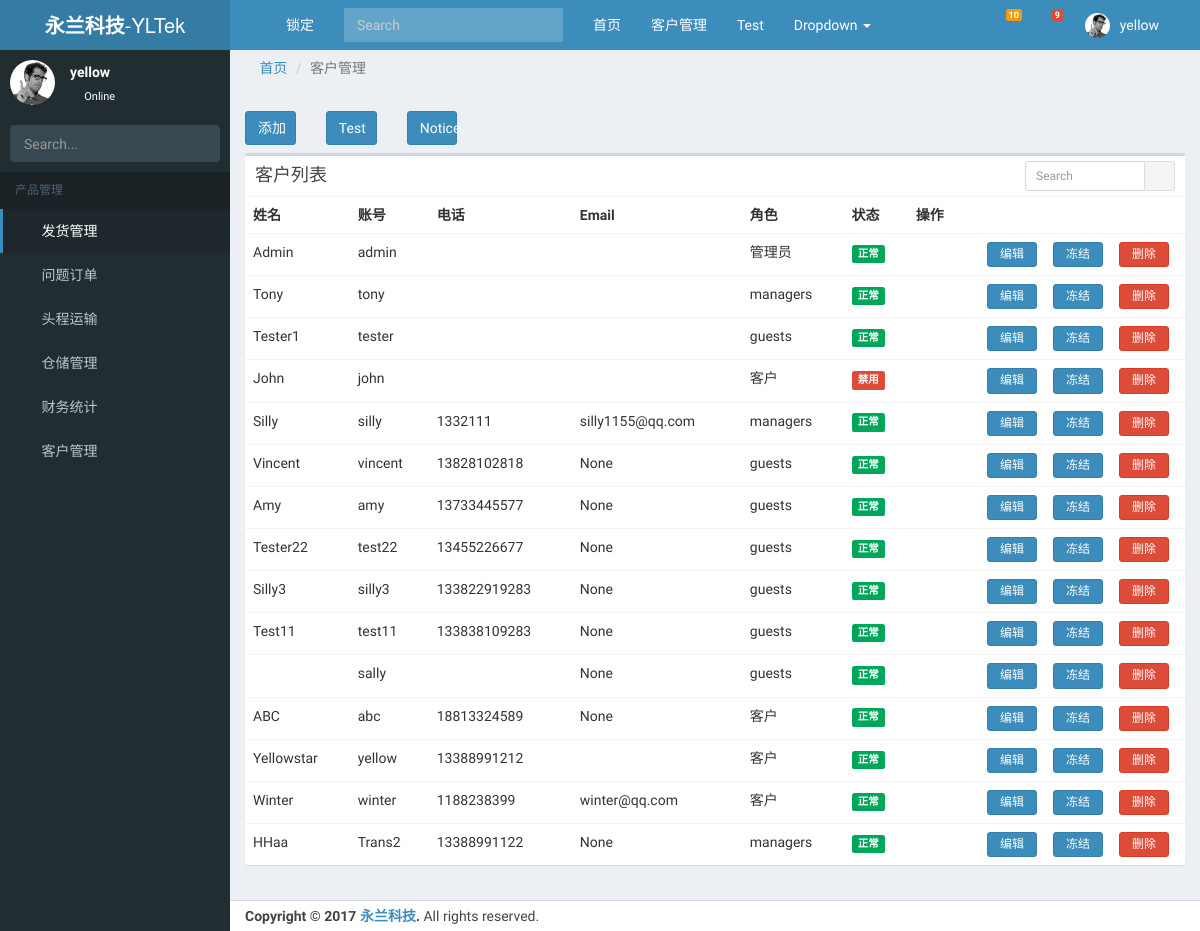
The page /erp/customer/ (signed in) on the database its author committed.
### erp/models.py (models this page shows, shortened)
class Customer(models.Model):
    user = models.OneToOneField(User, primary_key=True,on_delete=models.CASCADE)
    name = models.CharField(max_length=30,null=True, blank=True)
    role = models.ForeignKey("Role")
    phone = models.CharField(blank=True, max_length=20,null=True)
    email = models.EmailField(blank=True,null=True)
    address = models.CharField(max_length=100,null=True, blank=True)
    district = models.CharField(max_length=30,null=True, blank=True)
    country = models.ForeignKey("Country", null=True, blank=True)
    status = models.IntegerField(default=1)
    remark = models.TextField(blank=True, null=True)
    def display_name(self):
        return self.name
    def role_name(self):
        return self.role.name
    def status_name(self):
        if self.status == 0:
            return '禁用'
        else:
            return '正常'
    display_name.short_description = '姓名'
    role_name.short_description = '角色'

class Role(models.Model):
    role_type = models.IntegerField()
    name = models.CharField(max_length=20)
    class Meta:
        verbose_name = "Role"
        verbose_name_plural = "Roles"
    def display_name(self):
        return self.name
    display_name.short_description = '角色'

### erp/views.py (the view)
@login_required(redirect_field_name='/erp/login')
def customer(req):
    cutomers = Customer.objects.all()
    userform = UserForm(prefix='user')
    custform = CustForm(prefix='cust')
    return render(req, 'erp/customer.html',{'customers':cutomers,'custform':custform,'userform':userform})

### erp/forms.py (shortened to what this page needs)
class CustForm(ModelForm):
    class Meta:
        model = Customer
        fields = ['id','user','name', 'phone', 'email','country']
        widgets = {
            'user': forms.TextInput(attrs={'required': True,'placeholder':'用户名'}),
        }

class UserForm(forms.Form):
    style_class = {'class':'form-control'}
    username = forms.CharField(label='账号',max_length=20,widget=forms.TextInput(attrs=style_class))
    password = forms.CharField(required=True,label='密码', widget=forms.PasswordInput(attrs=style_class),
                          min_length=6,
                          max_length=10,
                          error_messages={'required': '密码不能为空.', 'min_length': "至少6位"})
    confirm_password = forms.CharField(required=True,label='确认密码', \
    widget=forms.PasswordInput(attrs=style_class),
                          min_length=6,
                          max_length=10,
                          error_messages={'required': '密码不能为空.', 'min_length': "至少6位"})

### erp/templates/erp/customer.html (shortened to what this page needs)
{% extends 'erp/base/main.html' %}
{% block breadcrumb %}
  <li class="active">客户管理</li>
{% endblock %}
{% block content %}
<div class="row">
  <div class="col-lg-1 col-md-3">
    <button type="button" class="topbutton btn btn-block btn-primary" data-toggle="modal" data-target="#addUser">添加</button>
  </div>
  <div class="col-lg-1 col-md-3">
    <button id="testEvent" type="button" class="topbutton btn btn-block btn-primary">Test</button>
  </div>
  <div class="col-lg-1 col-md-3">
    <button id="testbt" type="button" class="topbutton btn btn-block btn-primary">Notice</button>
  </div>
</div>
  {% include "erp/customer/list.html" %}
{% endblock %}

### erp/templates/erp/base/main.html (shortened to what this page needs)
<!DOCTYPE html>
<html>
<head>
  <link rel="stylesheet" href="/static/vendor/bootstrap336/css/bootstrap.min.css"
  <link rel="stylesheet" href="/static/css/font-awesome.min.css">
  <link rel="stylesheet" href="/static/css/ionicons.min.css">
  <link rel="stylesheet" href="/static/erp/dist/css/AdminLTE.min.css">
  <link rel="stylesheet" href="/static/erp/dist/css/skins/skin-blue.min.css">
</head>
<body class="hold-transition skin-blue sidebar-mini">
<div class="wrapper">
  {% block header %}
  {% include "erp/layout/header.html" %}
  {% endblock %}
  {% include "erp/layout/sidebar.html" %}
  <div class="content-wrapper">
    <ol class="breadcrumb" style="margin-bottom:0;background-color:#ecf0f5">
      <li><a href="/erp"><i class="fa fa-home"></i> 首页</a></li>
      {% block breadcrumb %}{% endblock %}
    </ol>
    <section class="content">
    {% block content %}{% endblock %}
    </section>
  </div>
    {% include "erp/layout/footer.html" %}
</div>
<link rel="stylesheet" href="/static/plugins/toastr/toastr.css">
<link rel="stylesheet" href="/static/plugins/jqtoast/jquery.toast.min.css">
<link rel="stylesheet" href="/static/erp/style.css">
</body>
</html>

### erp/templates/erp/layout/header.html (shortened to what this page needs)
<header class="main-header">
  <a href="/" class="logo">
    <span class="logo-lg"><b>永兰科技</b>-YLTek</span>
  </a>
  <nav class="navbar navbar-static-top" role="navigation">
    <a href="#" class="sidebar-toggle" data-toggle="offcanvas" role="button">
    </a>
    <div class="collapse navbar-collapse" id="navbar-collapse">
      <ul class="nav navbar-nav">
        <li><a href="/erp/lockscreen">锁定</a></li>
      </ul>
      <form class="navbar-form navbar-left" role="search">
        <div class="form-group">
          <input type="text" class="form-control" id="navbar-search-input" placeholder="Search">
        </div>
      </form>
      <ul class="nav navbar-nav">
        <li><a href="/erp">首页</a></li>
        <li><a href="/erp/customer">客户管理</a></li>
        <li><a href="/erp/test">Test</a></li>
        <li class="dropdown">
          <a href="#" class="dropdown-toggle" data-toggle="dropdown">Dropdown <span class="caret"></span></a>
        </li>
      </ul>
      <ul class="nav navbar-nav navbar-right">
        <li class="dropdown notifications-menu">
          <a href="#" class="dropdown-toggle" data-toggle="dropdown">
            <i class="fa fa-bell-o"></i>
            <span class="label label-warning">10</span>
          </a>
        </li>
        <li class="dropdown tasks-menu">
          <a href="#" class="dropdown-toggle" data-toggle="dropdown">
            <i class="fa fa-flag-o"></i>
            <span class="label label-danger">9</span>
          </a>
        </li>
        <li class="dropdown user user-menu">
          <a href="#" class="dropdown-toggle" data-toggle="dropdown">
            <img src="/static/erp/dist/img/user2-160x160.jpg" class="user-image" alt="User Image">
            <span class="hidden-xs" id="username">{{ user.username }}</span>
          </a>
        </li>
        <li>
          <a href="#" data-toggle="control-sidebar"><i class="fa fa-gears"></i></a>
        </li>
      </ul>
    </div>
  </nav>
</header>

### erp/templates/erp/layout/sidebar.html (shortened to what this page needs)
<aside class="main-sidebar">
  <section class="sidebar">
    <div class="user-panel">
      <div class="pull-left image">
        <img src="/static/erp/dist/img/user2-160x160.jpg" class="img-circle" alt="User Image">
      </div>
      <div class="pull-left info">
        <p>{{ user.username }}</p>
        <a href="#"><i class="fa fa-circle text-success"></i> Online</a>
      </div>
    </div>
    <form action="#" method="get" class="sidebar-form">
      <div class="input-group">
        <input type="text" name="q" class="form-control" placeholder="Search...">
            <span class="input-group-btn">
              <button type="submit" name="search" id="search-btn" class="btn btn-flat"><i class="fa fa-search"></i>
              </button>
            </span>
      </div>
    </form>
    <ul class="sidebar-menu" id="navbar-collapse">
      <li class="header">产品管理</li>
      <li class="active"><a href="/erp/consign"><i class="fa fa-truck"></i> <span>发货管理</span></a></li>
      <li><a href="#"><i class="fa fa-exclamation-circle"></i> <span>问题订单{{ usertype }}</span></a></li>
      <li><a href="#"><i class="fa fa-ship"></i> <span>头程运输{{ usertype }}</span></a></li>
      <li class="treeview">
        <a href="#"><i class="fa fa-tasks"></i> <span>仓储管理</span>
          <span class="pull-right-container">
            <i class="fa fa-angle-left pull-right"></i>
          </span>
        </a>
      </li>
      <li><a href="#"><i class="fa fa-file-text"></i> <span>财务统计</span></a></li>
      {% if user.customer.role.id >= 2 %}
      <li><a href="/erp/customer"><i class="fa fa-group"></i> <span>客户管理</span></a></li>
      {% endif %}
    </ul>
  </section>
</aside>

### erp/templates/erp/customer/list.html (shortened to what this page needs)
<div class="row" style="margin-top:8px">
        <div class="col-xs-12">
          <div class="box">
            <div class="box-header">
              <h3 class="box-title">客户列表</h3>
              <div class="box-tools">
                <div class="input-group input-group-sm" style="width: 150px;">
                  <input type="text" name="table_search" class="form-control pull-right" placeholder="Search">
                  <div class="input-group-btn">
                    <button type="submit" class="btn btn-default"><i class="fa fa-search"></i></button>
                  </div>
                </div>
              </div>
            </div>
            <div class="box-body table-responsive no-padding">
              <table id="userlist" class="table table-hover">
                <tbody><tr>
                  <th>姓名</th>
                  <th>账号</th>
                  <th>电话</th>
                  <th>Email</th>
                  <th>角色</th>
                  <th>状态</th>
                  <th>操作</th>
                </tr>
                {% for customer in customers %}
		            <tr name="{{ customer.user.username }}" pk="{{ customer.user.id }}">
                  <td>{{ customer.name }}</td>
                  <td>{{ customer.user.username }}</td>
                  <td>{{ customer.phone }}</td>
                  <td>{{ customer.email }}</td>
                  <td>{{ customer.role.name }}</td>
                  {% if customer.status == 0 %}
                  <td><span class="label label-danger">{{ customer.status_name }}</span></td>
                  {% else %}
                  <td><span class="label label-success">{{ customer.status_name }}</span></td>
                  {% endif %}
                  <td>
                    <div class="row pull-right" style="margin:0">
                    <div class="button-list col-lg-4 col-md-4">
                    <button type="button" class="btn btn-block btn-primary" data-toggle="modal" data-target="#editUser">编辑</button>
                    </div>
                    <div class="button-list col-lg-4 col-md-4">
                    <button type="button" class="btn btn-block btn-primary" data-toggle="modal" data-target="#freezeUser">冻结</button>
                    </div>
                    <div class="button-list col-lg-4 col-md-4">
                    <button type="button" class="btn btn-block btn-danger" data-toggle="modal" data-target="#delUser">删除</button>
                  </div>
                </div>
                </td>
                </tr>
	               {% endfor %}
              </tbody></table>
            </div>
          </div>
        </div>
      </div>

### erp/templates/erp/customer/add.html (shortened to what this page needs)
{% load bootstrap3 %}

### erp/templates/erp/customer/edit.html (shortened to what this page needs)
{% load bootstrap3 %}

### erp/templates/erp/customer/set_password.html (shortened to what this page needs)
{% load bootstrap3 %}

### erp/templates/erp/layout/footer.html (shortened to what this page needs)
<footer class="main-footer" style="padding:5px 15px">
  <strong>Copyright &copy; 2017 <a href="#">永兰科技</a>.</strong> All rights reserved.
</footer>

### erp/templates/erp/customer/list.html (style rules this page uses)
.row tr button { padding:3px 5px;width:50px;height:60%;font-size:12px }
#userlist .button-list { padding:0 8px }

### rows shown on the page
Customer: name "Admin", user.username "admin", role.name "管理员", status_name "正常"
Customer: name "Tony", user.username "tony", role.name "managers", status_name "正常"
Customer: name "Tester1", user.username "tester", role.name "guests", status_name "正常"
Customer: name "John", user.username "john", role.name "客户", status_name "禁用"
Customer: name "Silly", user.username "silly", phone "1332111", email "silly1155@qq.com", role.name "managers", status_name "正常"
Customer: name "Vincent", user.username "vincent", phone "13828102818", email "None", role.name "guests", status_name "正常"
Customer: name "Amy", user.username "amy", phone "13733445577", email "None", role.name "guests", status_name "正常"
Customer: name "Tester22", user.username "test22", phone "13455226677", email "None", role.name "guests", status_name "正常"
Customer: name "Silly3", user.username "silly3", phone "133822919283", email "None", role.name "guests", status_name "正常"
Customer: name "Test11", user.username "test11", phone "133838109283", email "None", role.name "guests", status_name "正常"
Customer: user.username "sally", email "None", role.name "guests", status_name "正常"
Customer: name "ABC", user.username "abc", phone "18813324589", email "None", role.name "客户", status_name "正常"
Customer: name "Yellowstar", user.username "yellow", phone "13388991212", role.name "客户", status_name "正常"
Customer: name "Winter", user.username "winter", phone "1188238399", email "winter@qq.com", role.name "客户", status_name "正常"
Customer: name "HHaa", user.username "Trans2", phone "13388991122", email "None", role.name "managers", status_name "正常"

### other values the page prints
{{ user.username }} "yellow"
